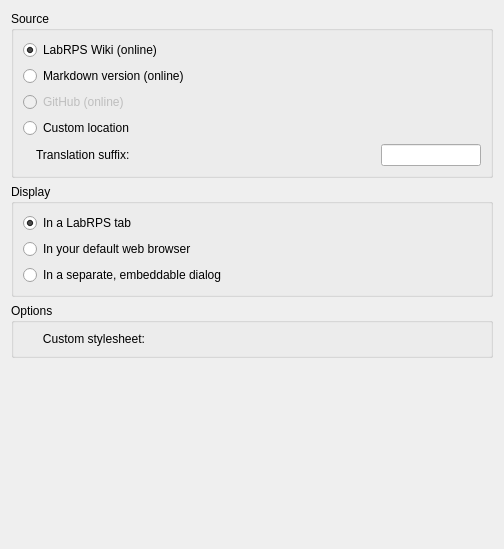
<?xml version="1.0" encoding="UTF-8"?>
<ui version="4.0">
 <class>Form</class>
 <widget class="QWidget" name="Form">
  <property name="geometry">
   <rect>
    <x>0</x>
    <y>0</y>
    <width>504</width>
    <height>549</height>
   </rect>
  </property>
  <property name="windowTitle">
   <string>Help</string>
  </property>
  <layout class="QVBoxLayout" name="verticalLayout">
   <item>
    <widget class="QGroupBox" name="groupBox">
     <property name="title">
      <string>Source</string>
     </property>
     <layout class="QGridLayout" name="gridLayout">
      <item row="2" column="0">
       <widget class="Gui::PrefRadioButton" name="radioButton_2">
        <property name="enabled">
         <bool>false</bool>
        </property>
        <property name="toolTip">
         <string>This will fetch the documentation from pages rendered on GitHub.
This is currently not available...</string>
        </property>
        <property name="text">
         <string>GitHub (online)</string>
        </property>
        <property name="prefEntry" stdset="0">
         <cstring>optionGithub</cstring>
        </property>
        <property name="prefPath" stdset="0">
         <cstring>Mod/Help</cstring>
        </property>
       </widget>
      </item>
      <item row="6" column="0">
       <widget class="Gui::PrefRadioButton" name="radioOffline">
        <property name="toolTip">
         <string>Set this to a custom URL or the folder where the help files are located.
You can easily download the documentation for offline use by using the Addon
Manager and installing the &quot;offline-documentation&quot; addon. If this
field is left blank, LabRPS will automatically search for the help files at
the default location ($USERAPPDATADIR/Mod/offline-documentation).</string>
        </property>
        <property name="text">
         <string>Custom location</string>
        </property>
        <property name="prefEntry" stdset="0">
         <cstring>optionCustom</cstring>
        </property>
        <property name="prefPath" stdset="0">
         <cstring>Mod/Help</cstring>
        </property>
       </widget>
      </item>
      <item row="7" column="1">
       <widget class="Gui::PrefLineEdit" name="lineEdit_2">
        <property name="maximumSize">
         <size>
          <width>100</width>
          <height>16777215</height>
         </size>
        </property>
        <property name="toolTip">
         <string>A translation suffix to use, for example &quot;fr&quot;
to get French translation of the documentation.</string>
        </property>
        <property name="prefEntry" stdset="0">
         <cstring>Suffix</cstring>
        </property>
        <property name="prefPath" stdset="0">
         <cstring>Mod/Help</cstring>
        </property>
       </widget>
      </item>
      <item row="6" column="1">
       <widget class="Gui::PrefFileChooser" name="fileChooser">
        <property name="mode">
         <enum>Gui::FileChooser::Directory</enum>
        </property>
        <property name="toolTip">
         <string>Set this to a custom URL or the folder where the help files are located.
You can easily download the documentation for offline use by using the Addon
Manager and installing the &quot;offline-documentation&quot; addon. If this
field is left blank, LabRPS will automatically search for the help files at
the default location ($USERAPPDATADIR/Mod/offline-documentation).</string>
        </property>
        <property name="fileName">
         <string/>
        </property>
        <property name="prefEntry" stdset="0">
         <cstring>Location</cstring>
        </property>
        <property name="prefPath" stdset="0">
         <cstring>Mod/Help</cstring>
        </property>
       </widget>
      </item>
      <item row="7" column="0">
       <widget class="QLabel" name="label_2">
        <property name="layoutDirection">
         <enum>Qt::LeftToRight</enum>
        </property>
        <property name="text">
         <string>    Translation suffix:</string>
        </property>
       </widget>
      </item>
      <item row="0" column="0">
       <widget class="Gui::PrefRadioButton" name="radioButton">
        <property name="toolTip">
         <string>The documentation pages will be fetched from the official
LabRPSwiki at https://wiki.labrps.com</string>
        </property>
        <property name="text">
         <string>LabRPS Wiki (online)</string>
        </property>
        <property name="checked">
         <bool>true</bool>
        </property>
        <property name="prefEntry" stdset="0">
         <cstring>optionWiki</cstring>
        </property>
        <property name="prefPath" stdset="0">
         <cstring>Mod/Help</cstring>
        </property>
       </widget>
      </item>
      <item row="1" column="0">
       <widget class="Gui::PrefRadioButton" name="radioOnline">
        <property name="toolTip">
         <string>The documentation pages will be fetched from an automatic Markdown conversion
of the LabRPS wiki,hosted on LabRPS's GitHub account. This can be styled with a
custom stylesheet below and can look nicer than the wiki option. The 'Markdown' or
'Pandoc' Python module should be installed for optimal results.</string>
        </property>
        <property name="text">
         <string>Markdown version (online)</string>
        </property>
        <property name="checked">
         <bool>false</bool>
        </property>
        <property name="prefEntry" stdset="0">
         <cstring>optionMarkdown</cstring>
        </property>
        <property name="prefPath" stdset="0">
         <cstring>Mod/Help</cstring>
        </property>
       </widget>
      </item>
     </layout>
    </widget>
   </item>
   <item>
    <widget class="QGroupBox" name="groupBox_2">
     <property name="title">
      <string>Display</string>
     </property>
     <layout class="QVBoxLayout" name="verticalLayout_3">
      <item>
       <widget class="Gui::PrefRadioButton" name="radioTab">
        <property name="toolTip">
         <string>The documentation will open in a new tab inside the LabRPS interface.</string>
        </property>
        <property name="text">
         <string>In a LabRPS tab</string>
        </property>
        <property name="checked">
         <bool>true</bool>
        </property>
        <property name="prefEntry" stdset="0">
         <cstring>optionTab</cstring>
        </property>
        <property name="prefPath" stdset="0">
         <cstring>Mod/Help</cstring>
        </property>
       </widget>
      </item>
      <item>
       <widget class="Gui::PrefRadioButton" name="radioBrowser">
        <property name="toolTip">
         <string>The documentation will open in your default web browser.</string>
        </property>
        <property name="text">
         <string>In your default web browser</string>
        </property>
        <property name="prefEntry" stdset="0">
         <cstring>optionBrowser</cstring>
        </property>
        <property name="prefPath" stdset="0">
         <cstring>Mod/Help</cstring>
        </property>
       </widget>
      </item>
      <item>
       <widget class="Gui::PrefRadioButton" name="radioDialog">
        <property name="enabled">
         <bool>true</bool>
        </property>
        <property name="toolTip">
         <string>The documentation will open in a dockable dialog inside the LabRPS window,
which allows you to keep it open whlle working in the 3D view.</string>
        </property>
        <property name="text">
         <string>In a separate, embeddable dialog</string>
        </property>
        <property name="prefEntry" stdset="0">
         <cstring>optionDialog</cstring>
        </property>
        <property name="prefPath" stdset="0">
         <cstring>Mod/Help</cstring>
        </property>
       </widget>
      </item>
     </layout>
    </widget>
   </item>
   <item>
    <widget class="QGroupBox" name="groupBox_3">
     <property name="title">
      <string>Options</string>
     </property>
     <layout class="QVBoxLayout" name="verticalLayout_4">
      <item>
       <layout class="QHBoxLayout" name="horizontalLayout">
        <item>
         <widget class="QLabel" name="label">
          <property name="text">
           <string>      Custom stylesheet:</string>
          </property>
         </widget>
        </item>
        <item>
         <widget class="Gui::PrefFileChooser" name="styleSheet">
          <property name="toolTip">
           <string>You can here indicate the path to an alternative CSS file to be used
to style the Markdown pages. This will only work if you have selected the
Markdown version above.</string>
          </property>
          <property name="prefEntry" stdset="0">
           <cstring>StyleSheet</cstring>
          </property>
          <property name="prefPath" stdset="0">
           <cstring>Mod/Help</cstring>
          </property>
         </widget>
        </item>
       </layout>
      </item>
     </layout>
    </widget>
   </item>
   <item>
    <spacer name="verticalSpacer">
     <property name="orientation">
      <enum>Qt::Vertical</enum>
     </property>
     <property name="sizeHint" stdset="0">
      <size>
       <width>20</width>
       <height>40</height>
      </size>
     </property>
    </spacer>
   </item>
  </layout>
 </widget>
 <customwidgets>
  <customwidget>
   <class>Gui::FileChooser</class>
   <extends>QWidget</extends>
   <header>Gui/FileDialog.h</header>
  </customwidget>
  <customwidget>
   <class>Gui::PrefFileChooser</class>
   <extends>Gui::FileChooser</extends>
   <header>Gui/PrefWidgets.h</header>
  </customwidget>
  <customwidget>
   <class>Gui::PrefRadioButton</class>
   <extends>QRadioButton</extends>
   <header>Gui/PrefWidgets.h</header>
  </customwidget>
  <customwidget>
   <class>Gui::PrefLineEdit</class>
   <extends>QLineEdit</extends>
   <header>Gui/PrefWidgets.h</header>
  </customwidget>
 </customwidgets>
 <resources/>
 <connections/>
</ui>
